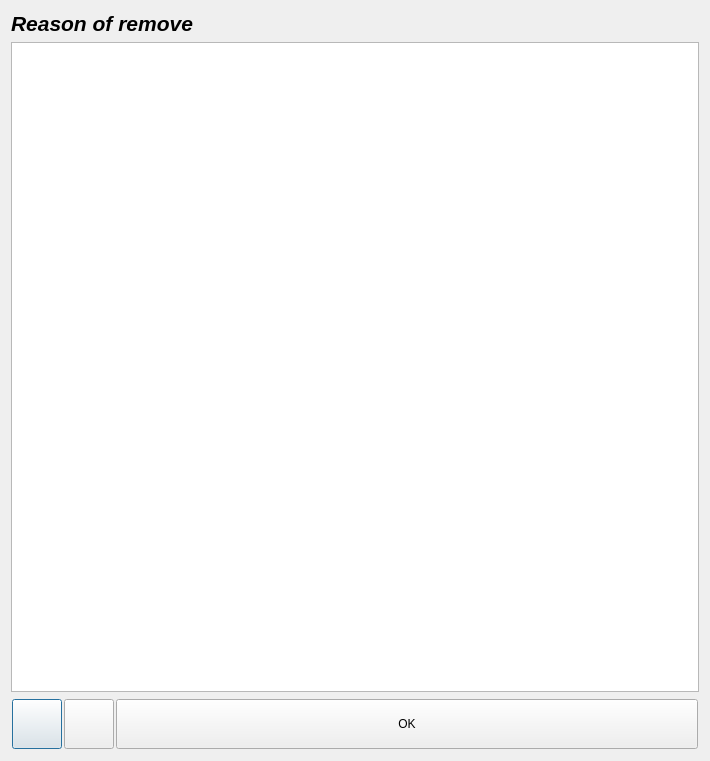
<?xml version="1.0" encoding="UTF-8"?>
<ui version="4.0">
 <class>DlgRemoveReason</class>
 <widget class="QDialog" name="DlgRemoveReason">
  <property name="geometry">
   <rect>
    <x>0</x>
    <y>0</y>
    <width>710</width>
    <height>761</height>
   </rect>
  </property>
  <property name="windowTitle">
   <string>Dialog</string>
  </property>
  <layout class="QVBoxLayout" name="verticalLayout">
   <item>
    <widget class="QLabel" name="label">
     <property name="font">
      <font>
       <pointsize>16</pointsize>
       <weight>75</weight>
       <italic>true</italic>
       <bold>true</bold>
      </font>
     </property>
     <property name="text">
      <string>Reason of remove</string>
     </property>
    </widget>
   </item>
   <item>
    <widget class="QListWidget" name="lstData"/>
   </item>
   <item>
    <widget class="QWidget" name="widget" native="true">
     <property name="minimumSize">
      <size>
       <width>0</width>
       <height>50</height>
      </size>
     </property>
     <layout class="QHBoxLayout" name="horizontalLayout">
      <property name="spacing">
       <number>2</number>
      </property>
      <property name="leftMargin">
       <number>1</number>
      </property>
      <property name="topMargin">
       <number>1</number>
      </property>
      <property name="rightMargin">
       <number>1</number>
      </property>
      <property name="bottomMargin">
       <number>1</number>
      </property>
      <item>
       <widget class="QPushButton" name="btnDown">
        <property name="minimumSize">
         <size>
          <width>50</width>
          <height>50</height>
         </size>
        </property>
        <property name="maximumSize">
         <size>
          <width>50</width>
          <height>50</height>
         </size>
        </property>
        <property name="text">
         <string/>
        </property>
        <property name="icon">
         <iconset resource="Res.qrc">
          <normaloff>:/res/down.png</normaloff>:/res/down.png</iconset>
        </property>
        <property name="iconSize">
         <size>
          <width>48</width>
          <height>48</height>
         </size>
        </property>
       </widget>
      </item>
      <item>
       <widget class="QPushButton" name="btnUp">
        <property name="minimumSize">
         <size>
          <width>50</width>
          <height>50</height>
         </size>
        </property>
        <property name="maximumSize">
         <size>
          <width>50</width>
          <height>50</height>
         </size>
        </property>
        <property name="text">
         <string/>
        </property>
        <property name="icon">
         <iconset resource="Res.qrc">
          <normaloff>:/res/up.png</normaloff>:/res/up.png</iconset>
        </property>
        <property name="iconSize">
         <size>
          <width>48</width>
          <height>48</height>
         </size>
        </property>
       </widget>
      </item>
      <item>
       <widget class="QPushButton" name="btnOK">
        <property name="minimumSize">
         <size>
          <width>0</width>
          <height>50</height>
         </size>
        </property>
        <property name="maximumSize">
         <size>
          <width>16777215</width>
          <height>50</height>
         </size>
        </property>
        <property name="text">
         <string>OK</string>
        </property>
        <property name="icon">
         <iconset resource="Res.qrc">
          <normaloff>:/res/ok.png</normaloff>:/res/ok.png</iconset>
        </property>
        <property name="iconSize">
         <size>
          <width>48</width>
          <height>48</height>
         </size>
        </property>
       </widget>
      </item>
     </layout>
    </widget>
   </item>
  </layout>
 </widget>
 <resources>
  <include location="Res.qrc"/>
 </resources>
 <connections/>
</ui>
